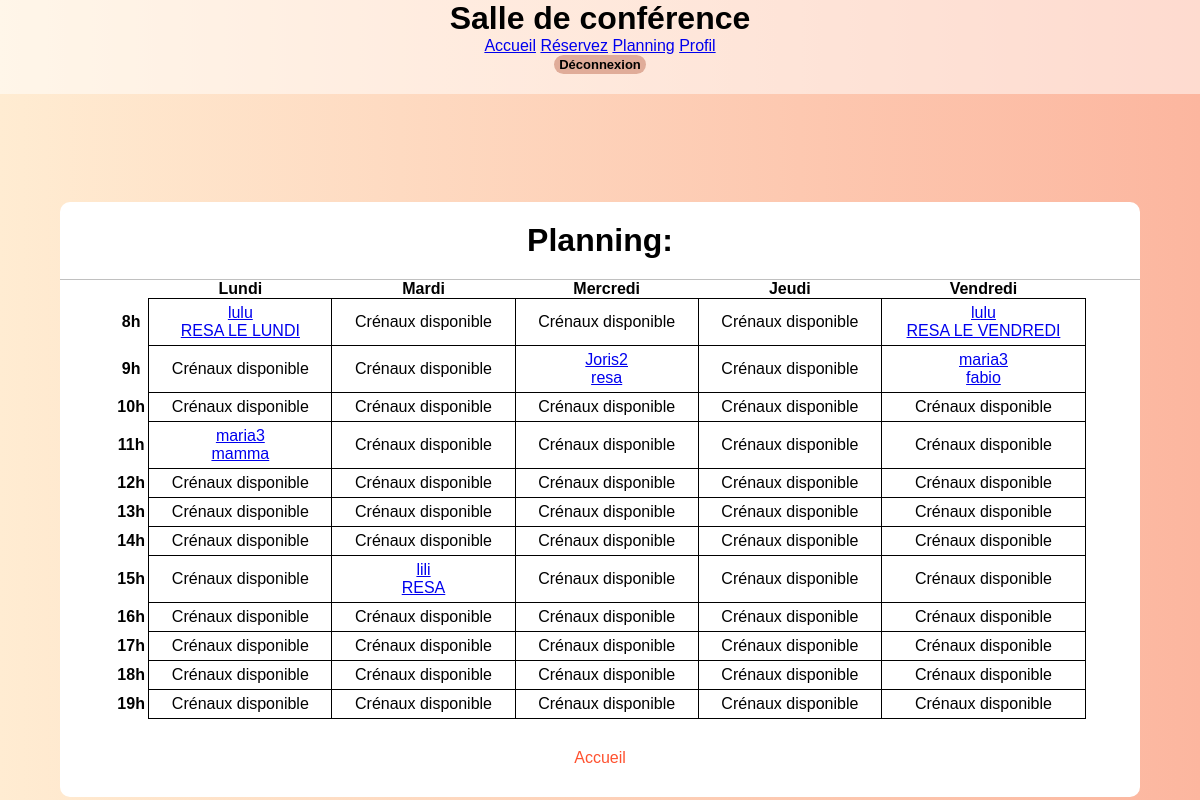
/planning.php (signed in), run on the app's committed database.
### tables this page shows
CREATE TABLE IF NOT EXISTS `reservations` (
  `id` int(11) NOT NULL AUTO_INCREMENT,
  `titre` varchar(255) NOT NULL,
  `description` text NOT NULL,
  `debut` datetime NOT NULL,
  `fin` datetime NOT NULL,
  `id_utilisateur` int(11) NOT NULL,
  PRIMARY KEY (`id`)
);

CREATE TABLE IF NOT EXISTS `utilisateurs` (
  `id` int(11) NOT NULL AUTO_INCREMENT,
  `login` varchar(255) NOT NULL,
  `password` varchar(255) NOT NULL,
  PRIMARY KEY (`id`)
);

### classes/user-pdo.php (the view, shortened to what this page needs)
<?php
class user {
    private $db;
    public function __construct($login, $password, $bddpass = null)
    {
        $this->db = $this->db_connect();
    }
    public function db_connect() {
        $host = 'localhost';
        $dbs   = 'reservationsalles';
        $user = 'root';
        $password = '';
        $charset = 'utf8mb4';
        $dsn = "mysql:host=$host;dbname=$dbs;charset=$charset";
        try {
            $db = new PDO($dsn, $user, $password);
            $db->setAttribute(PDO::ATTR_ERRMODE, PDO::ERRMODE_EXCEPTION);
            return $db;
        }
        catch (PDOException $e)
        {
            exit($e->getMessage());
        }
    }
    public function planning($jour,$heure)
    {
        $sql ='SELECT login,reservations.id,titre,description,debut,fin,id_utilisateur FROM utilisateurs INNER JOIN reservations ON utilisateurs.id = reservations.id_utilisateur WHERE DATE_FORMAT(debut, "%w") = :jour AND DATE_FORMAT(debut, "%k") = :heure ';
        $stm = $this->db->prepare($sql);
        $stm->execute(['jour'=>$jour, 'heure'=>$heure]);
        $result = $stm->fetch();
        if($result)
        {
            echo '<td><a href="reservation.php?id='.$_GET['id'].'">'.$result['login'].'<br>'.$result['titre'].'</a></td>';
        }
        else{
            echo '<td>Crénaux disponible</td>' ;
        }
    }
}
?>

### planning.php (shortened to what this page needs)
<!DOCTYPE html>
<html lang="fr">
<head>
    <link rel="stylesheet" href="style.css">
</head>
<?php
require('classes/user-pdo.php');
$user = new user(NULL, NULL);
$user->connect();
?>
<body>
    <header>
        <h1>Salle de conférence</h1>
        <section>
            <a href="index.php">Accueil</a>
            <a href="reservation-form.php">Réservez</a>
            <a href="planning.php">Planning</a>
            <?php
            if (isset($_SESSION['login']))
                echo ('<a href="profil.php">Profil</a></section>
                    <form action="index.php" method="post"><input type="submit" name="deconnexion" id="logout" value="Déconnexion"/></form>');
            else if (!isset($_SESSION['login']))
                echo ('<a href="inscription.php">Inscription</a>
                    <a href="connexion.php">Connexion</a>');
            ?>
    </header>
    <div class="reservation">
        <h1>Planning: </h1>
        <table>
            <thead>
            <tr>
                <th></th>
                <th>Lundi</th>
                <th>Mardi</th>
                <th>Mercredi</th>
                <th>Jeudi</th>
                <th>Vendredi</th>
            </tr>
            </thead>
            <tbody>
                <?php
                for($heure = 8 ; $heure <= 19 ; $heure++)
                {
                    for($jour = 0 ; $jour <= 5 ; $jour++)
                    {
                        if($jour == 0)
                        {
                            echo '<th>' .$heure.'h </th>';
                        }
                        else{
                            $user->planning($jour,$heure);
                        }
                    }
                }
                ?>
            </tbody>
        </table>
        <div class="signup_link">
            <a href="index.php">Accueil</a>
        </div>
    </div>
</body>
</html>

### style.css (style rules this page uses)
* { margin: 0; padding: 0; box-sizing: border-box; }
body { margin: 0; padding: 0; font-family: 'Lucida Sans', 'Lucida Sans Regular', 'Lucida Grande', 'Lucida Sans Unicode', Geneva, Verdana, sans-serif; background-image: linear-gradient(to right, #ffecd2 0%, #fcb69f 100%); background-attachment: fixed; height: 100vh; width: 98%; overflow-x: hidden; }
header { width: 100vw; background-color: rgba(255, 255, 255, .5); padding: 0 0 20px 0; margin-bottom: 3rem; display: grid; place-items: center; }
#logout { width: auto; height: auto; background: none; color: black; font-size: small; background: #e0ac99; border: none; padding: 2px 5px; }
table { border-collapse: collapse; width: fit-content; margin: auto; margin-top: 20px; }
.reservation { position: absolute; left: 50%; margin-top: 5%; transform: translate(-50%); width: 90%; background-color: white; border-radius: 10px; padding-top: 20px; }
.reservation h1 { text-align: center; padding: 0 0 20px 0; border-bottom: 1px solid silver; }
.reservation table { width: 90%; margin: auto; }
.reservation table td { padding: 5px; text-align: center; border: black 1px solid; }
input[type="submit"], #deco { width: 100%; height: 50px; border: 1px solid #F09819; background-image: linear-gradient(to right, #FF512F 0%, #F09819 51%, #FF512F 100%); transition: 0.9s; background-size: 200% auto; border-radius: 25px; font-size: 18px; color: #e9f4fb; font-weight: 700; cursor: pointer; outline: none; }
.signup_link { margin: 30px 0; text-align: center; font-size: 16px; color: #666666; }
.signup_link a { color: #FF512F; text-decoration: none; }

### data on the page
reservations: id_utilisateur.login "lulu", titre "RESA LE LUNDI"
reservations: id_utilisateur.login "lulu", titre "RESA LE VENDREDI"
reservations: id_utilisateur.login "Joris2", titre "resa"
reservations: id_utilisateur.login "maria3", titre "fabio"
reservations: id_utilisateur.login "maria3", titre "mamma"
reservations: id_utilisateur.login "lili", titre "RESA"
